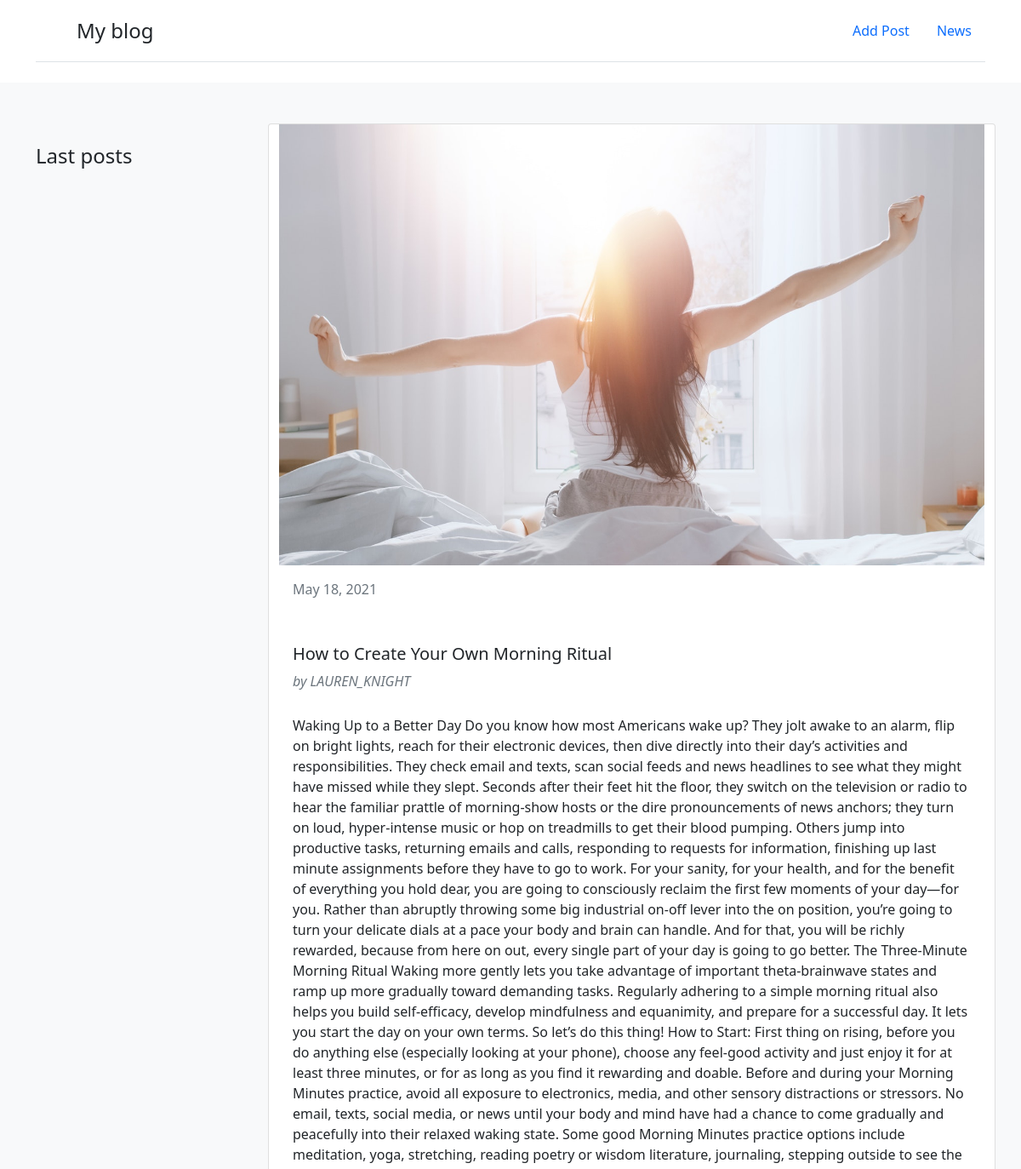
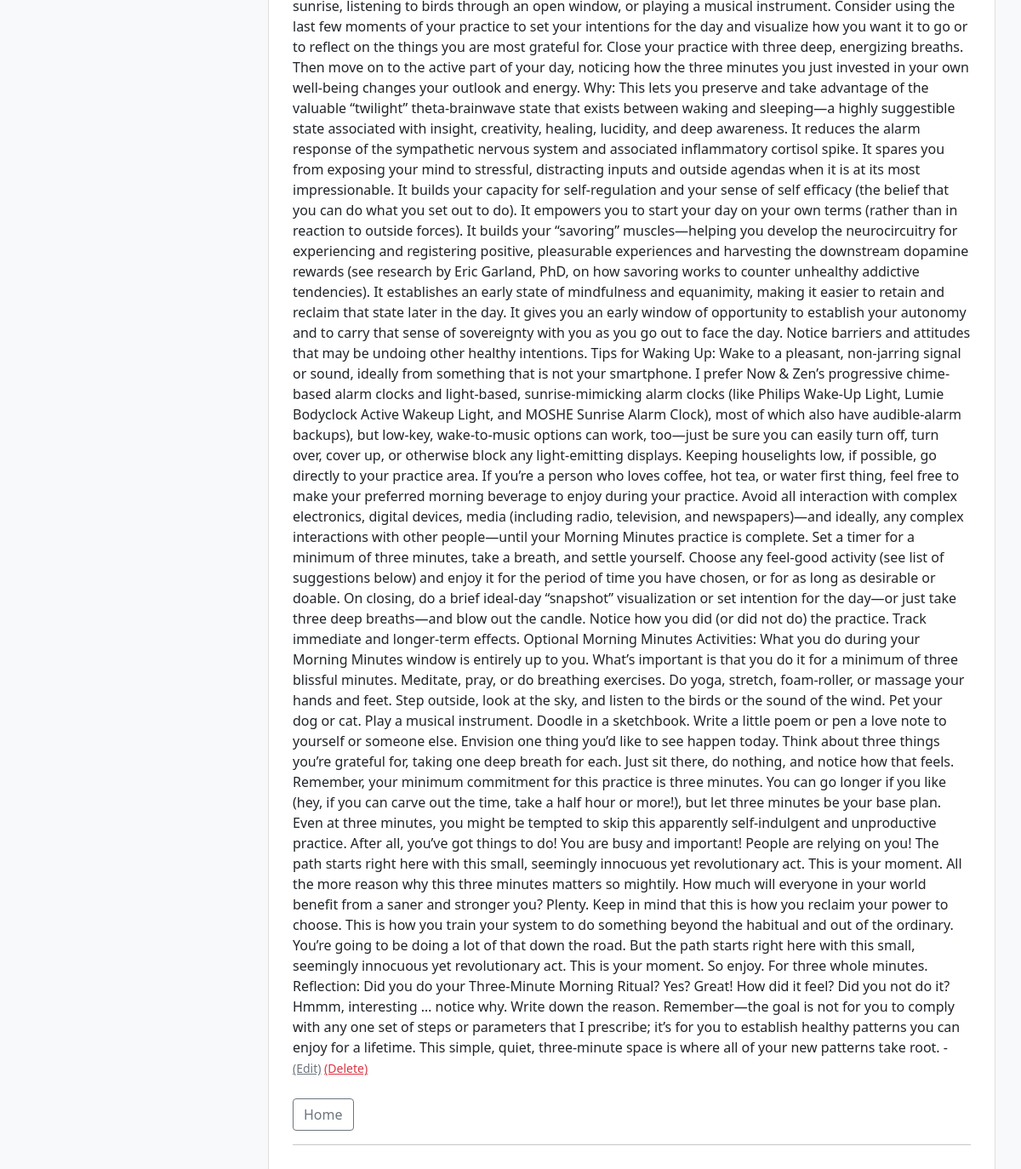
/blog/post/10/, run on the app's committed database (2 pictures, top to bottom).
### blog/models.py (models this page shows, shortened)
class Post(models.Model):
    class Meta:
        db_table = 'posts'
        verbose_name = 'Post'
        verbose_name_plural = 'Posts'
    author = models.ForeignKey(User, verbose_name='Author', on_delete=models.CASCADE)
    category = models.ForeignKey(Category, verbose_name='Category', on_delete=models.CASCADE, blank=True, null=True)
    title = models.CharField(verbose_name='Title', max_length=200, blank=False, null=False)
    content = HTMLField(verbose_name='Content', blank=False, null=False)
    date_created = models.DateTimeField(verbose_name='Created data', auto_now_add=True)
    date_updated = models.DateTimeField(verbose_name='Updated data', auto_now=True)
    photo = models.ImageField(upload_to='media', null=True, blank=True)
    is_published = models.BooleanField(default=True)

### blog/views.py (the view)
# urls.py: path('post/<int:post_id>/', get_post, name='post'),
def get_post(request, post_id):
    post = Post.objects.get(id=post_id)
    return render(request, 'page.html', {
        'post': post,
    })

### blog/templatetags/blog_widgets.py (called while the page is built)
@register.inclusion_tag('widgetlastposts.html')
def get_last_posts(max_items=5):
    posts = Post.objects.filter(date_created__gte=date.today())[0:max_items]
    return {'posts': posts}

### templates/page.html
{% extends 'index.html' %}
{% block content %}
    <div class="card">
        <img src="/{{ post.photo }}">
        <div class="card-body">
            <div class="mb-1 text-muted">{{ post.date_created|date:"M d, Y" }}</div>
            <br>
            <br>
            <h5 class="card-title">{{ post.title }}
            </h5>
            <div class="mb-1 text-muted"><i> by {{ post.author }}  </i></div>
            <br/>
            <p class="card-text mb-auto">{{ post.content|safe }} - <small> <a href="{% url 'update_post' post.pk %}" class="link-secondary" >(Edit)</a> </small>
            <small> <a href="{% url 'delete_post' post.pk %}" class="link-danger">(Delete)</a> </small></p>
            <br/>
            <div>
                <a href="/blog/list/" class="btn btn-outline-secondary"> Home </a>
            </div>
            <hr>
        </div>
    </div>
{% endblock %}

### data on the page
Post: photo (picture), date_created "May 18, 2021", title "How to Create Your Own Morning Ritual", author "LAUREN_KNIGHT", content "Waking Up to a Better Day Do you know how most Americans wake up? They jolt awake to an alarm, flip on bright lights, reach for their electronic devices, then dive directly into their day’s activities and responsibilities. They check email and texts, scan social feeds and news headlines to see what they might have missed while they slept. Seconds after their feet hit the floor, they switch on the television or radio to hear the familiar prattle of morning-show hosts or the dire pronouncements of news anchors; they turn on loud, hyper-intense music or hop on treadmills to get their blood pumping. Others jump into productive tasks, returning emails and calls, responding to requests for…"
